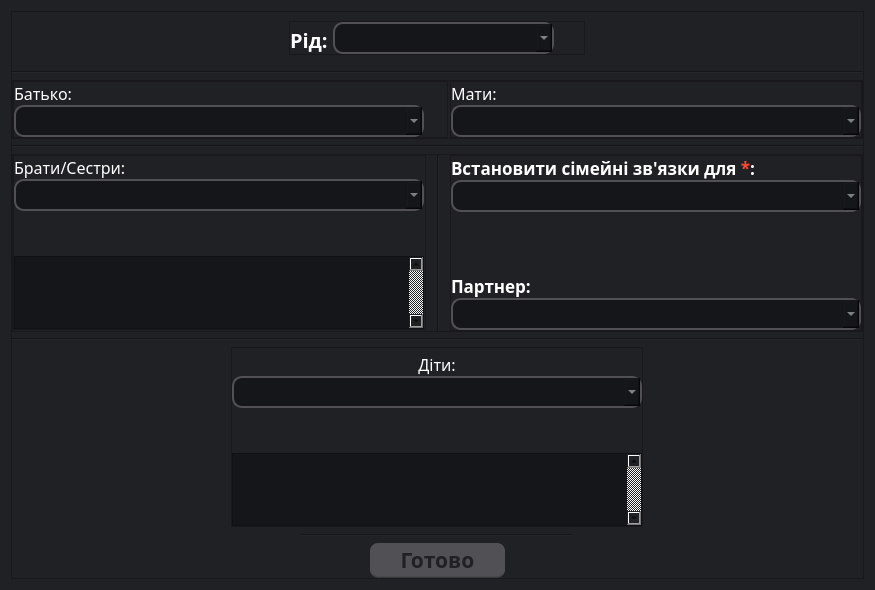
<?xml version="1.0" encoding="UTF-8"?>
<ui version="4.0">
 <class>FamilyTies</class>
 <widget class="QDialog" name="FamilyTies">
  <property name="geometry">
   <rect>
    <x>0</x>
    <y>0</y>
    <width>875</width>
    <height>590</height>
   </rect>
  </property>
  <property name="minimumSize">
   <size>
    <width>875</width>
    <height>590</height>
   </size>
  </property>
  <property name="maximumSize">
   <size>
    <width>875</width>
    <height>590</height>
   </size>
  </property>
  <property name="windowTitle">
   <string>Сімейні зв'язки</string>
  </property>
  <property name="windowIcon">
   <iconset>
    <normaloff>Icons/Family.ico</normaloff>Icons/Family.ico</iconset>
  </property>
  <property name="styleSheet">
   <string notr="true">background-color: rgb(32, 33, 37);</string>
  </property>
  <property name="modal">
   <bool>true</bool>
  </property>
  <layout class="QVBoxLayout" name="verticalLayout">
   <item>
    <widget class="QFrame" name="main_frame">
     <property name="frameShape">
      <enum>QFrame::StyledPanel</enum>
     </property>
     <property name="frameShadow">
      <enum>QFrame::Raised</enum>
     </property>
     <layout class="QVBoxLayout" name="verticalLayout_2">
      <property name="leftMargin">
       <number>0</number>
      </property>
      <property name="topMargin">
       <number>0</number>
      </property>
      <property name="rightMargin">
       <number>0</number>
      </property>
      <property name="bottomMargin">
       <number>0</number>
      </property>
      <item alignment="Qt::AlignHCenter|Qt::AlignVCenter">
       <widget class="QFrame" name="frame_choiceClan">
        <property name="frameShape">
         <enum>QFrame::StyledPanel</enum>
        </property>
        <property name="frameShadow">
         <enum>QFrame::Raised</enum>
        </property>
        <layout class="QHBoxLayout" name="horizontalLayout_3">
         <property name="spacing">
          <number>0</number>
         </property>
         <property name="leftMargin">
          <number>0</number>
         </property>
         <property name="topMargin">
          <number>0</number>
         </property>
         <property name="rightMargin">
          <number>0</number>
         </property>
         <property name="bottomMargin">
          <number>0</number>
         </property>
         <item>
          <widget class="QLabel" name="label_clan">
           <property name="font">
            <font>
             <family>Segoe Print</family>
             <pointsize>15</pointsize>
             <weight>75</weight>
             <bold>true</bold>
            </font>
           </property>
           <property name="styleSheet">
            <string notr="true">color: white;</string>
           </property>
           <property name="text">
            <string>Рід: </string>
           </property>
           <property name="textFormat">
            <enum>Qt::AutoText</enum>
           </property>
           <property name="alignment">
            <set>Qt::AlignBottom|Qt::AlignLeading|Qt::AlignLeft</set>
           </property>
          </widget>
         </item>
         <item>
          <widget class="QComboBox" name="comboBox_choiceClan">
           <property name="minimumSize">
            <size>
             <width>221</width>
             <height>32</height>
            </size>
           </property>
           <property name="maximumSize">
            <size>
             <width>221</width>
             <height>32</height>
            </size>
           </property>
           <property name="font">
            <font>
             <family>Monotype Corsiva</family>
             <pointsize>15</pointsize>
             <weight>50</weight>
             <bold>false</bold>
            </font>
           </property>
           <property name="styleSheet">
            <string notr="true">background-color: rgba(21, 22, 26, 255);
color: rgb(190, 190, 190);
border-radius: 10px;
border-bottom: 2px solid rgb(80, 80, 85, 255);
border-right: 2px solid rgb(80, 80, 85, 255);
border-top: 2px solid rgb(80, 80, 85, 255);
border-left: 2px solid rgb(80, 80, 85, 255);
selection-background-color: white;
selection-color:rgba(21, 22, 26, 255);
</string>
           </property>
          </widget>
         </item>
         <item>
          <spacer name="horizontalSpacer">
           <property name="orientation">
            <enum>Qt::Horizontal</enum>
           </property>
           <property name="sizeType">
            <enum>QSizePolicy::Fixed</enum>
           </property>
           <property name="sizeHint" stdset="0">
            <size>
             <width>30</width>
             <height>5</height>
            </size>
           </property>
          </spacer>
         </item>
        </layout>
       </widget>
      </item>
      <item>
       <widget class="Line" name="line_horCenter_2">
        <property name="styleSheet">
         <string notr="true">Line{
	color: rgb(21, 22, 26);
}</string>
        </property>
        <property name="orientation">
         <enum>Qt::Horizontal</enum>
        </property>
       </widget>
      </item>
      <item>
       <widget class="QFrame" name="frame_top">
        <property name="frameShape">
         <enum>QFrame::StyledPanel</enum>
        </property>
        <property name="frameShadow">
         <enum>QFrame::Raised</enum>
        </property>
        <layout class="QHBoxLayout" name="horizontalLayout">
         <property name="spacing">
          <number>2</number>
         </property>
         <property name="leftMargin">
          <number>0</number>
         </property>
         <property name="topMargin">
          <number>0</number>
         </property>
         <property name="rightMargin">
          <number>0</number>
         </property>
         <property name="bottomMargin">
          <number>0</number>
         </property>
         <item>
          <widget class="QFrame" name="left_frame_1">
           <property name="frameShape">
            <enum>QFrame::StyledPanel</enum>
           </property>
           <property name="frameShadow">
            <enum>QFrame::Raised</enum>
           </property>
           <layout class="QVBoxLayout" name="verticalLayout_3">
            <property name="spacing">
             <number>0</number>
            </property>
            <property name="leftMargin">
             <number>0</number>
            </property>
            <property name="topMargin">
             <number>0</number>
            </property>
            <property name="rightMargin">
             <number>0</number>
            </property>
            <property name="bottomMargin">
             <number>0</number>
            </property>
            <item>
             <widget class="QLabel" name="label_father">
              <property name="font">
               <font>
                <family>Segoe Print</family>
                <pointsize>12</pointsize>
               </font>
              </property>
              <property name="styleSheet">
               <string notr="true">color: white;</string>
              </property>
              <property name="text">
               <string>Батько:</string>
              </property>
              <property name="textFormat">
               <enum>Qt::AutoText</enum>
              </property>
              <property name="alignment">
               <set>Qt::AlignBottom|Qt::AlignLeading|Qt::AlignLeft</set>
              </property>
             </widget>
            </item>
            <item>
             <widget class="QComboBox" name="comboBox_choiceFather">
              <property name="minimumSize">
               <size>
                <width>410</width>
                <height>32</height>
               </size>
              </property>
              <property name="maximumSize">
               <size>
                <width>410</width>
                <height>32</height>
               </size>
              </property>
              <property name="font">
               <font>
                <family>Monotype Corsiva</family>
                <pointsize>15</pointsize>
                <weight>50</weight>
                <bold>false</bold>
               </font>
              </property>
              <property name="styleSheet">
               <string notr="true">background-color: rgba(21, 22, 26, 255);
color: rgb(190, 190, 190);
border-radius: 10px;
border-bottom: 2px solid rgb(80, 80, 85, 255);
border-right: 2px solid rgb(80, 80, 85, 255);
border-top: 2px solid rgb(80, 80, 85, 255);
border-left: 2px solid rgb(80, 80, 85, 255);
selection-background-color: white;
selection-color:rgba(21, 22, 26, 255);
</string>
              </property>
             </widget>
            </item>
           </layout>
          </widget>
         </item>
         <item>
          <widget class="QFrame" name="right_frame_1">
           <property name="maximumSize">
            <size>
             <width>412</width>
             <height>16777215</height>
            </size>
           </property>
           <property name="frameShape">
            <enum>QFrame::StyledPanel</enum>
           </property>
           <property name="frameShadow">
            <enum>QFrame::Raised</enum>
           </property>
           <layout class="QVBoxLayout" name="verticalLayout_4">
            <property name="spacing">
             <number>0</number>
            </property>
            <property name="leftMargin">
             <number>0</number>
            </property>
            <property name="topMargin">
             <number>0</number>
            </property>
            <property name="rightMargin">
             <number>0</number>
            </property>
            <property name="bottomMargin">
             <number>0</number>
            </property>
            <item>
             <widget class="QLabel" name="label_mother">
              <property name="font">
               <font>
                <family>Segoe Print</family>
                <pointsize>12</pointsize>
               </font>
              </property>
              <property name="styleSheet">
               <string notr="true">color: white;</string>
              </property>
              <property name="text">
               <string>Мати:</string>
              </property>
              <property name="textFormat">
               <enum>Qt::AutoText</enum>
              </property>
              <property name="alignment">
               <set>Qt::AlignBottom|Qt::AlignLeading|Qt::AlignLeft</set>
              </property>
             </widget>
            </item>
            <item>
             <widget class="QComboBox" name="comboBox_choiceMother">
              <property name="minimumSize">
               <size>
                <width>410</width>
                <height>32</height>
               </size>
              </property>
              <property name="maximumSize">
               <size>
                <width>410</width>
                <height>32</height>
               </size>
              </property>
              <property name="font">
               <font>
                <family>Monotype Corsiva</family>
                <pointsize>15</pointsize>
                <weight>50</weight>
                <bold>false</bold>
               </font>
              </property>
              <property name="styleSheet">
               <string notr="true">background-color: rgba(21, 22, 26, 255);
color: rgb(190, 190, 190);
border-radius: 10px;
border-bottom: 2px solid rgb(80, 80, 85, 255);
border-right: 2px solid rgb(80, 80, 85, 255);
border-top: 2px solid rgb(80, 80, 85, 255);
border-left: 2px solid rgb(80, 80, 85, 255);
selection-background-color: white;
selection-color:rgba(21, 22, 26, 255);
</string>
              </property>
             </widget>
            </item>
           </layout>
          </widget>
         </item>
        </layout>
       </widget>
      </item>
      <item>
       <widget class="Line" name="line_horTop">
        <property name="styleSheet">
         <string notr="true">Line{
	color: rgb(21, 22, 26);
}</string>
        </property>
        <property name="orientation">
         <enum>Qt::Horizontal</enum>
        </property>
       </widget>
      </item>
      <item>
       <widget class="QFrame" name="frame_center">
        <property name="frameShape">
         <enum>QFrame::StyledPanel</enum>
        </property>
        <property name="frameShadow">
         <enum>QFrame::Raised</enum>
        </property>
        <layout class="QHBoxLayout" name="horizontalLayout_2">
         <property name="spacing">
          <number>2</number>
         </property>
         <property name="leftMargin">
          <number>0</number>
         </property>
         <property name="topMargin">
          <number>0</number>
         </property>
         <property name="rightMargin">
          <number>0</number>
         </property>
         <property name="bottomMargin">
          <number>0</number>
         </property>
         <item alignment="Qt::AlignTop">
          <widget class="QFrame" name="left_frame_2">
           <property name="maximumSize">
            <size>
             <width>16777215</width>
             <height>180</height>
            </size>
           </property>
           <property name="frameShape">
            <enum>QFrame::StyledPanel</enum>
           </property>
           <property name="frameShadow">
            <enum>QFrame::Raised</enum>
           </property>
           <layout class="QVBoxLayout" name="verticalLayout_6">
            <property name="spacing">
             <number>0</number>
            </property>
            <property name="leftMargin">
             <number>0</number>
            </property>
            <property name="topMargin">
             <number>0</number>
            </property>
            <property name="rightMargin">
             <number>0</number>
            </property>
            <property name="bottomMargin">
             <number>0</number>
            </property>
            <item>
             <widget class="QLabel" name="label_BS">
              <property name="maximumSize">
               <size>
                <width>16777215</width>
                <height>30</height>
               </size>
              </property>
              <property name="font">
               <font>
                <family>Segoe Print</family>
                <pointsize>12</pointsize>
               </font>
              </property>
              <property name="styleSheet">
               <string notr="true">color: white;</string>
              </property>
              <property name="text">
               <string>Брати/Сестри:</string>
              </property>
              <property name="textFormat">
               <enum>Qt::AutoText</enum>
              </property>
              <property name="alignment">
               <set>Qt::AlignBottom|Qt::AlignLeading|Qt::AlignLeft</set>
              </property>
             </widget>
            </item>
            <item>
             <widget class="QComboBox" name="comboBox_choiceBS">
              <property name="minimumSize">
               <size>
                <width>410</width>
                <height>32</height>
               </size>
              </property>
              <property name="maximumSize">
               <size>
                <width>410</width>
                <height>32</height>
               </size>
              </property>
              <property name="font">
               <font>
                <family>Monotype Corsiva</family>
                <pointsize>15</pointsize>
                <weight>50</weight>
                <bold>false</bold>
               </font>
              </property>
              <property name="styleSheet">
               <string notr="true">background-color: rgba(21, 22, 26, 255);
color: rgb(190, 190, 190);
border-radius: 10px;
border-bottom: 2px solid rgb(80, 80, 85, 255);
border-right: 2px solid rgb(80, 80, 85, 255);
border-top: 2px solid rgb(80, 80, 85, 255);
border-left: 2px solid rgb(80, 80, 85, 255);
selection-background-color: white;
selection-color:rgba(21, 22, 26, 255);
</string>
              </property>
             </widget>
            </item>
            <item alignment="Qt::AlignHCenter">
             <widget class="QPushButton" name="pushButton_addBS">
              <property name="minimumSize">
               <size>
                <width>30</width>
                <height>45</height>
               </size>
              </property>
              <property name="maximumSize">
               <size>
                <width>30</width>
                <height>45</height>
               </size>
              </property>
              <property name="cursor">
               <cursorShape>PointingHandCursor</cursorShape>
              </property>
              <property name="styleSheet">
               <string notr="true">QPushButton {
	background-image: url(:/newPrefix/Icons/Add.ico);
	background-position: center center;
	background-repeat: no-repeat;
	background-attachment: fixed;
	background-size: cover;
	border: none;
}

QPushButton:hover {
	background-image: url(:/newPrefix/Icons/Add_color.ico);
	background-position: center center;
	background-repeat: no-repeat;
	background-attachment: fixed;
	background-size: cover;
	border: none;
}

QPushButton:pressed {
	background-image: url(:/newPrefix/Icons/Add_color_pressed.ico);
	background-position: center center;
	background-repeat: no-repeat;
	background-attachment: fixed;
	background-size: cover;
	border: none;
}</string>
              </property>
              <property name="text">
               <string/>
              </property>
             </widget>
            </item>
            <item>
             <widget class="QTableWidget" name="tableWidget_BS">
              <property name="maximumSize">
               <size>
                <width>410</width>
                <height>73</height>
               </size>
              </property>
              <property name="font">
               <font>
                <family>Times New Roman</family>
                <pointsize>12</pointsize>
               </font>
              </property>
              <property name="styleSheet">
               <string notr="true">background-color: rgba(21, 22, 26, 255);
color: rgb(190, 190, 190);
gridline-color: rgb(255, 255, 255);</string>
              </property>
              <property name="verticalScrollBarPolicy">
               <enum>Qt::ScrollBarAlwaysOn</enum>
              </property>
              <property name="rowCount">
               <number>0</number>
              </property>
              <property name="columnCount">
               <number>1</number>
              </property>
              <attribute name="horizontalHeaderVisible">
               <bool>false</bool>
              </attribute>
              <attribute name="horizontalHeaderDefaultSectionSize">
               <number>375</number>
              </attribute>
              <column/>
             </widget>
            </item>
           </layout>
          </widget>
         </item>
         <item>
          <widget class="Line" name="line_vertCenter">
           <property name="minimumSize">
            <size>
             <width>20</width>
             <height>0</height>
            </size>
           </property>
           <property name="styleSheet">
            <string notr="true">Line{
	color: rgb(21, 22, 26);
}</string>
           </property>
           <property name="frameShadow">
            <enum>QFrame::Sunken</enum>
           </property>
           <property name="orientation">
            <enum>Qt::Vertical</enum>
           </property>
          </widget>
         </item>
         <item>
          <widget class="QFrame" name="right_frame_2">
           <property name="frameShape">
            <enum>QFrame::StyledPanel</enum>
           </property>
           <property name="frameShadow">
            <enum>QFrame::Raised</enum>
           </property>
           <layout class="QVBoxLayout" name="verticalLayout_5">
            <property name="spacing">
             <number>0</number>
            </property>
            <property name="leftMargin">
             <number>0</number>
            </property>
            <property name="topMargin">
             <number>0</number>
            </property>
            <property name="rightMargin">
             <number>0</number>
            </property>
            <property name="bottomMargin">
             <number>0</number>
            </property>
            <item>
             <widget class="QLabel" name="label_petson">
              <property name="maximumSize">
               <size>
                <width>16777215</width>
                <height>28</height>
               </size>
              </property>
              <property name="font">
               <font>
                <family>Segoe Print</family>
                <pointsize>13</pointsize>
                <weight>75</weight>
                <bold>true</bold>
               </font>
              </property>
              <property name="styleSheet">
               <string notr="true">color: white;</string>
              </property>
              <property name="text">
               <string>&lt;html&gt;&lt;head/&gt;&lt;body&gt;&lt;p&gt;Встановити сімейні зв'язки для &lt;span style=&quot; color:#fb4938;&quot;&gt;*&lt;/span&gt;:&lt;/p&gt;&lt;/body&gt;&lt;/html&gt;</string>
              </property>
              <property name="textFormat">
               <enum>Qt::AutoText</enum>
              </property>
              <property name="alignment">
               <set>Qt::AlignBottom|Qt::AlignLeading|Qt::AlignLeft</set>
              </property>
             </widget>
            </item>
            <item>
             <widget class="QComboBox" name="comboBox_choicePerson">
              <property name="minimumSize">
               <size>
                <width>410</width>
                <height>32</height>
               </size>
              </property>
              <property name="maximumSize">
               <size>
                <width>410</width>
                <height>32</height>
               </size>
              </property>
              <property name="font">
               <font>
                <family>Monotype Corsiva</family>
                <pointsize>15</pointsize>
                <weight>50</weight>
                <bold>false</bold>
               </font>
              </property>
              <property name="styleSheet">
               <string notr="true">background-color: rgba(21, 22, 26, 255);
color: rgb(190, 190, 190);
border-radius: 10px;
border-bottom: 2px solid rgb(80, 80, 85, 255);
border-right: 2px solid rgb(80, 80, 85, 255);
border-top: 2px solid rgb(80, 80, 85, 255);
border-left: 2px solid rgb(80, 80, 85, 255);
selection-background-color: white;
selection-color:rgba(21, 22, 26, 255);
</string>
              </property>
              <item>
               <property name="text">
                <string/>
               </property>
              </item>
             </widget>
            </item>
            <item alignment="Qt::AlignHCenter">
             <widget class="QPushButton" name="pushButton_disable">
              <property name="enabled">
               <bool>false</bool>
              </property>
              <property name="minimumSize">
               <size>
                <width>30</width>
                <height>37</height>
               </size>
              </property>
              <property name="maximumSize">
               <size>
                <width>30</width>
                <height>37</height>
               </size>
              </property>
              <property name="styleSheet">
               <string notr="true">background-image: url(:/newPrefix/Icons/Add.ico);
background-position: center bottom;
background-repeat: no-repeat;
background-attachment: fixed;
background-size: cover;
border: none;</string>
              </property>
              <property name="text">
               <string/>
              </property>
             </widget>
            </item>
            <item>
             <spacer name="verticalSpacer">
              <property name="orientation">
               <enum>Qt::Vertical</enum>
              </property>
              <property name="sizeType">
               <enum>QSizePolicy::Fixed</enum>
              </property>
              <property name="sizeHint" stdset="0">
               <size>
                <width>20</width>
                <height>19</height>
               </size>
              </property>
             </spacer>
            </item>
            <item>
             <widget class="QLabel" name="label_partner">
              <property name="minimumSize">
               <size>
                <width>0</width>
                <height>30</height>
               </size>
              </property>
              <property name="maximumSize">
               <size>
                <width>16777215</width>
                <height>30</height>
               </size>
              </property>
              <property name="font">
               <font>
                <family>Segoe Print</family>
                <pointsize>13</pointsize>
                <weight>75</weight>
                <bold>true</bold>
               </font>
              </property>
              <property name="styleSheet">
               <string notr="true">color: white;</string>
              </property>
              <property name="text">
               <string>Партнер:</string>
              </property>
              <property name="textFormat">
               <enum>Qt::AutoText</enum>
              </property>
              <property name="alignment">
               <set>Qt::AlignBottom|Qt::AlignLeading|Qt::AlignLeft</set>
              </property>
             </widget>
            </item>
            <item>
             <widget class="QComboBox" name="comboBox_choicePartner">
              <property name="minimumSize">
               <size>
                <width>410</width>
                <height>32</height>
               </size>
              </property>
              <property name="maximumSize">
               <size>
                <width>410</width>
                <height>32</height>
               </size>
              </property>
              <property name="font">
               <font>
                <family>Monotype Corsiva</family>
                <pointsize>15</pointsize>
                <weight>50</weight>
                <bold>false</bold>
               </font>
              </property>
              <property name="styleSheet">
               <string notr="true">background-color: rgba(21, 22, 26, 255);
color: rgb(190, 190, 190);
border-radius: 10px;
border-bottom: 2px solid rgb(80, 80, 85, 255);
border-right: 2px solid rgb(80, 80, 85, 255);
border-top: 2px solid rgb(80, 80, 85, 255);
border-left: 2px solid rgb(80, 80, 85, 255);
selection-background-color: white;
selection-color:rgba(21, 22, 26, 255);
</string>
              </property>
             </widget>
            </item>
           </layout>
          </widget>
         </item>
        </layout>
       </widget>
      </item>
      <item>
       <widget class="Line" name="line_horCenter">
        <property name="styleSheet">
         <string notr="true">Line{
	color: rgb(21, 22, 26);
}</string>
        </property>
        <property name="orientation">
         <enum>Qt::Horizontal</enum>
        </property>
       </widget>
      </item>
      <item alignment="Qt::AlignHCenter">
       <widget class="QFrame" name="frame_bottom">
        <property name="maximumSize">
         <size>
          <width>16777215</width>
          <height>180</height>
         </size>
        </property>
        <property name="frameShape">
         <enum>QFrame::StyledPanel</enum>
        </property>
        <property name="frameShadow">
         <enum>QFrame::Raised</enum>
        </property>
        <layout class="QVBoxLayout" name="verticalLayout_9">
         <property name="spacing">
          <number>0</number>
         </property>
         <property name="leftMargin">
          <number>0</number>
         </property>
         <property name="topMargin">
          <number>0</number>
         </property>
         <property name="rightMargin">
          <number>0</number>
         </property>
         <property name="bottomMargin">
          <number>0</number>
         </property>
         <item>
          <widget class="QLabel" name="label_children">
           <property name="font">
            <font>
             <family>Segoe Print</family>
             <pointsize>12</pointsize>
            </font>
           </property>
           <property name="styleSheet">
            <string notr="true">color: white;</string>
           </property>
           <property name="text">
            <string>Діти:</string>
           </property>
           <property name="alignment">
            <set>Qt::AlignBottom|Qt::AlignHCenter</set>
           </property>
          </widget>
         </item>
         <item>
          <widget class="QComboBox" name="comboBox_choiceChildren">
           <property name="minimumSize">
            <size>
             <width>410</width>
             <height>32</height>
            </size>
           </property>
           <property name="maximumSize">
            <size>
             <width>410</width>
             <height>32</height>
            </size>
           </property>
           <property name="font">
            <font>
             <family>Monotype Corsiva</family>
             <pointsize>15</pointsize>
             <weight>50</weight>
             <bold>false</bold>
            </font>
           </property>
           <property name="styleSheet">
            <string notr="true">background-color: rgba(21, 22, 26, 255);
color: rgb(190, 190, 190);
border-radius: 10px;
border-bottom: 2px solid rgb(80, 80, 85, 255);
border-right: 2px solid rgb(80, 80, 85, 255);
border-top: 2px solid rgb(80, 80, 85, 255);
border-left: 2px solid rgb(80, 80, 85, 255);
selection-background-color: white;
selection-color:rgba(21, 22, 26, 255);
</string>
           </property>
          </widget>
         </item>
         <item alignment="Qt::AlignHCenter">
          <widget class="QPushButton" name="pushButton_addChildren">
           <property name="minimumSize">
            <size>
             <width>30</width>
             <height>45</height>
            </size>
           </property>
           <property name="maximumSize">
            <size>
             <width>30</width>
             <height>45</height>
            </size>
           </property>
           <property name="cursor">
            <cursorShape>PointingHandCursor</cursorShape>
           </property>
           <property name="styleSheet">
            <string notr="true">QPushButton {
	background-image: url(:/newPrefix/Icons/Add.ico);
	background-position: center center;
	background-repeat: no-repeat;
	background-attachment: fixed;
	background-size: cover;
	border: none;
}

QPushButton:hover {
	background-image: url(:/newPrefix/Icons/Add_color.ico);
	background-position: center center;
	background-repeat: no-repeat;
	background-attachment: fixed;
	background-size: cover;
	border: none;
}

QPushButton:pressed {
	background-image: url(:/newPrefix/Icons/Add_color_pressed.ico);
	background-position: center center;
	background-repeat: no-repeat;
	background-attachment: fixed;
	background-size: cover;
	border: none;
}</string>
           </property>
           <property name="text">
            <string/>
           </property>
          </widget>
         </item>
         <item>
          <widget class="QTableWidget" name="tableWidget_choiceChildren">
           <property name="maximumSize">
            <size>
             <width>410</width>
             <height>73</height>
            </size>
           </property>
           <property name="font">
            <font>
             <family>Times New Roman</family>
             <pointsize>12</pointsize>
            </font>
           </property>
           <property name="styleSheet">
            <string notr="true">background-color: rgba(21, 22, 26, 255);
color: rgb(190, 190, 190);
gridline-color: rgb(255, 255, 255);</string>
           </property>
           <property name="verticalScrollBarPolicy">
            <enum>Qt::ScrollBarAlwaysOn</enum>
           </property>
           <property name="rowCount">
            <number>0</number>
           </property>
           <property name="columnCount">
            <number>1</number>
           </property>
           <attribute name="horizontalHeaderVisible">
            <bool>false</bool>
           </attribute>
           <attribute name="horizontalHeaderDefaultSectionSize">
            <number>375</number>
           </attribute>
           <column/>
          </widget>
         </item>
        </layout>
       </widget>
      </item>
      <item alignment="Qt::AlignHCenter">
       <widget class="Line" name="line_horBottom">
        <property name="minimumSize">
         <size>
          <width>270</width>
          <height>4</height>
         </size>
        </property>
        <property name="maximumSize">
         <size>
          <width>270</width>
          <height>4</height>
         </size>
        </property>
        <property name="styleSheet">
         <string notr="true">Line{
	color: rgb(21, 22, 26);
}</string>
        </property>
        <property name="orientation">
         <enum>Qt::Horizontal</enum>
        </property>
       </widget>
      </item>
      <item alignment="Qt::AlignHCenter">
       <widget class="QPushButton" name="pushButton_done">
        <property name="minimumSize">
         <size>
          <width>135</width>
          <height>35</height>
         </size>
        </property>
        <property name="maximumSize">
         <size>
          <width>135</width>
          <height>35</height>
         </size>
        </property>
        <property name="font">
         <font>
          <family>Segoe Print</family>
          <pointsize>16</pointsize>
          <weight>75</weight>
          <bold>true</bold>
         </font>
        </property>
        <property name="styleSheet">
         <string notr="true">QPushButton {
	text-align: center;
	background-color: rgb(80, 80, 85);
	border-bottom: 2px solid rgba(70, 70, 70, 150);
	border-radius: 8px;
	padding: 5px;
	color: rgb(32, 33, 37);
}

QPushButton:hover {
	background-color: #00c580;
	color: white;
	border: none;
	float: right;
	padding: 5px;
	border-bottom: 2px solid rgba(38, 127, 51, 130);
}

QPushButton:pressed {
	background-color: rgb(0, 136, 86);
}</string>
        </property>
        <property name="text">
         <string>Готово</string>
        </property>
       </widget>
      </item>
     </layout>
    </widget>
   </item>
  </layout>
 </widget>
 <resources>
  <include location="Resource.qrc"/>
 </resources>
 <connections/>
</ui>
